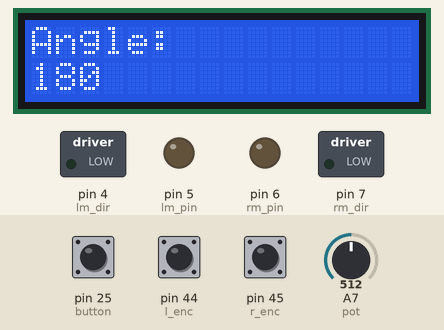
A sketch run on a simulated Arduino Mega 2560, built with avr-gcc and run on an emulated ATmega2560. Parts: 16×2 character LCD, switched loads named in the sketch (green lamp = pin HIGH), output pins drawn as LEDs (lit = HIGH). The test bench sets the inputs (shaded band); at power-on: pin 25 (button) HIGH, pin 44 (l_enc) HIGH, pin 45 (r_enc) HIGH, A7 (pot) = 512. What the sketch prints to the serial monitor is not drawn.

Above: at 1.3 s.
1.4 s: pin 25 (button) pulled LOW for 0.15 s
At 2.0 s:
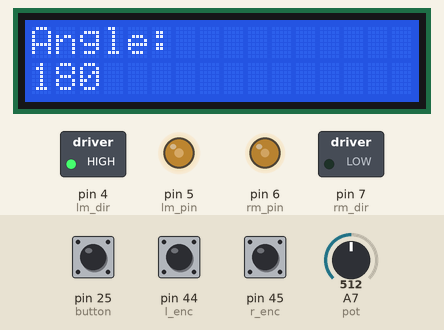
3.0 s: pin 44 (l_enc) pulsed LOW 2 times (0.12 s each, 0.3 s apart)
At 3.5 s:
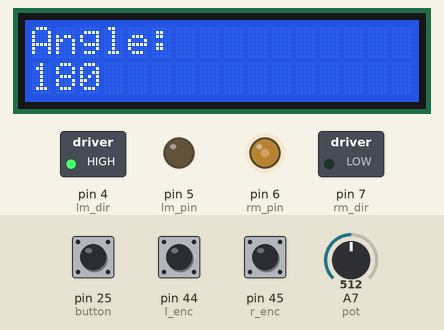
5.1 s: pin 45 (r_enc) pulsed LOW 5 times (0.12 s each, 0.3 s apart)
At 6.7 s:
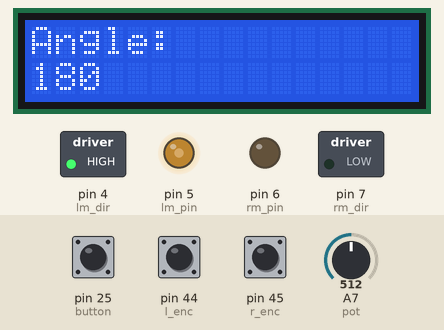
Timing chart, 0 to 8.2 s (numbered marks = the images above; inputs shaded):
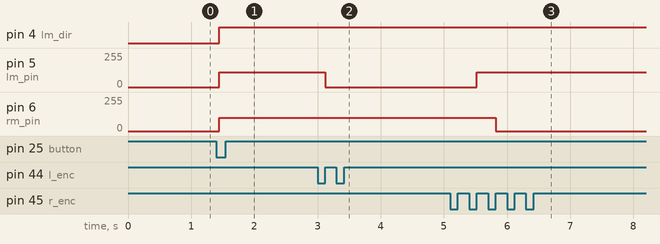

The sketch:

sketch_feb10a.ino
```cpp
// include the library code:
#include <LiquidCrystal_I2C.h>
#include <Wire.h>
#include <math.h>
// initialize the library with the numbers of the interface pins
LiquidCrystal_I2C lcd(0x27, 16,2);

 //Arduino PWM Speed Control：
#define lm_pin 5   //PWM on M2
#define lm_dir 4   //direction control on M2
#define rm_pin 6   //PWM for M1
#define rm_dir 7   //direction control for M1

#define interval 1500

/*left turn sppeds*/
//#define l_speed 128
//#defineint r_speed 100
/*right turn sppeds*/
int l_speed = 110;
int r_speed = 99;

int line_count = 0;

//encoders for wheel turn counting
#define l_enc 44
#define r_enc 45

#define button 25
#define pot A7
#define line 14

unsigned long previousMillis = 0;

long intervallcd = 120;
long intervalrun = 4000;

int oldRenc = digitalRead(r_enc);
int encR = digitalRead(r_enc);
int oldLenc = digitalRead(l_enc);
int encL = digitalRead(l_enc);

int count = 0;
int tickL = 0;
int tickR = 0;
bool menu = true;
bool runfor = false;

// dist = r x a x pi/180
float rad = 9;
float pi = M_PI;

void setup() {
    // set up the LCD's number of columns and rows:
    pinMode(lm_dir, OUTPUT);
    pinMode(rm_dir, OUTPUT);
    pinMode(l_enc, INPUT);
    pinMode(r_enc, INPUT);
    pinMode(line, INPUT);

    Serial.begin(115200);

    pinMode(button, INPUT);
    pinMode(pot, INPUT);

    lcd.init();
    Serial.begin(9600);
    lcd.begin(16, 2);
    lcd.backlight();
    Serial.println(pi);
}

void release(int motor){
  analogWrite(motor, 0);
  }

void forward(int motor_dir, int motor_pin, int speedy){
  digitalWrite(motor_dir,HIGH);
  analogWrite(motor_pin, speedy);
  }

void backward(int motor_dir, int motor_pin, int speedy){
  digitalWrite(motor_dir,LOW);
  analogWrite(motor_pin, speedy);
  }

//any angle above 180 turns left
void turnRight( int dist){
   int count = (dist/0.0609);
   boolean go = true;
   while(go){
   if ((tickR <= count) && (tickL <= count)) {
      encR = digitalRead(r_enc);
      encL = digitalRead(l_enc);

      //this means left is going faster
     if(encR != oldRenc){
          if(encR == 1){
            tickR++;
            }
            oldRenc = encR;
          }

      if(encL != oldLenc){
          if (encL == 1){
            tickL++;
            }
          oldLenc = encL;
        }
      //check if the left wheel is going to fast
      if(tickL > tickR){
        release(lm_pin);
        backward(rm_dir, rm_pin, r_speed);
      }

       //check if the right wheel is going to fast
       if(tickR > tickL){
          release(rm_pin);
          forward(lm_dir, lm_pin, l_speed);
        }

      if(tickL == tickR){
         backward(rm_dir, rm_pin, r_speed);
         forward(lm_dir, lm_pin, l_speed);
      }
    }
    else {
        forward(rm_dir, rm_pin, 200);
        backward(lm_dir, lm_pin, 200);
        delay(50);
        release(lm_pin);
        release(rm_pin);
        go = false;
    }

   }

 }


//any angle below 180 turns left
void turnLeft(int dist){

   int count = (dist/0.0609);
   boolean go = true;
   while(go){
   if ((tickR <= count) && (tickL <= count)) {
      encR = digitalRead(r_enc);
      encL = digitalRead(l_enc);

      //this means left is going faster
     if(encR != oldRenc){
          if(encR == 1){
            tickR++;
            }
            oldRenc = encR;
          }

      if(encL != oldLenc){
          if (encL == 1){
            tickL++;
            }
          oldLenc = encL;
        }
      //check if the left wheel is going to fast
      if(tickL > tickR){
        release(lm_pin);
        forward(rm_dir, rm_pin, r_speed);
      }

       //check if the right wheel is going to fast
       if(tickR > tickL){
          release(rm_pin);
          backward(lm_dir, lm_pin, l_speed);
        }

      if(tickL == tickR){
         forward(rm_dir, rm_pin, r_speed);
         backward(lm_dir, lm_pin, l_speed);
      }
    }
    else {
        backward(rm_dir, rm_pin, 200);
        forward(lm_dir, lm_pin, 200);
        delay(50);
        release(lm_pin);
        release(rm_pin);
        go = false;
    }
  }
}

void loop() {
 if (runfor == false){

 if(menu==true){
    int x = analogRead(pot); //potentiometer reading
    int but = digitalRead(button); //0 = on 1 = off
    lcd.setCursor(0,0);
    lcd.print("Angle: ");
    lcd.setCursor(9,0);

    lcd.print("     ");
    lcd.setCursor(10,0);

    x = map(x, 0, 1023, 0, 72);
    x *= 5;
    lcd.setCursor(0,1);
    lcd.print(x);
    lcd.print("        ");
    if(but == 0){

      if(x < 180)  {
       float dist = rad * x * (pi/180);
       turnLeft(dist);
        }
      else {
        float dist = rad * (360-x) * (pi/180);
        turnRight(dist);
        }


    }
  }
}
}
```

Measured:
- after the input at 1.4 s, pin 4 (lm_dir): LOW → HIGH after 0.05 s; pin 5 (lm_pin): 0/255 → 110/255 after 0.05 s; pin 6 (rm_pin): 0/255 → 99/255 after 0.05 s
- after the input at 3.0 s, pin 5 (lm_pin): 110/255 → 0/255 after 0.12 s
- after the input at 5.1 s, pin 5 (lm_pin): 0/255 → 110/255 after 0.42 s; pin 6 (rm_pin): 99/255 → 0/255 after 0.72 s
